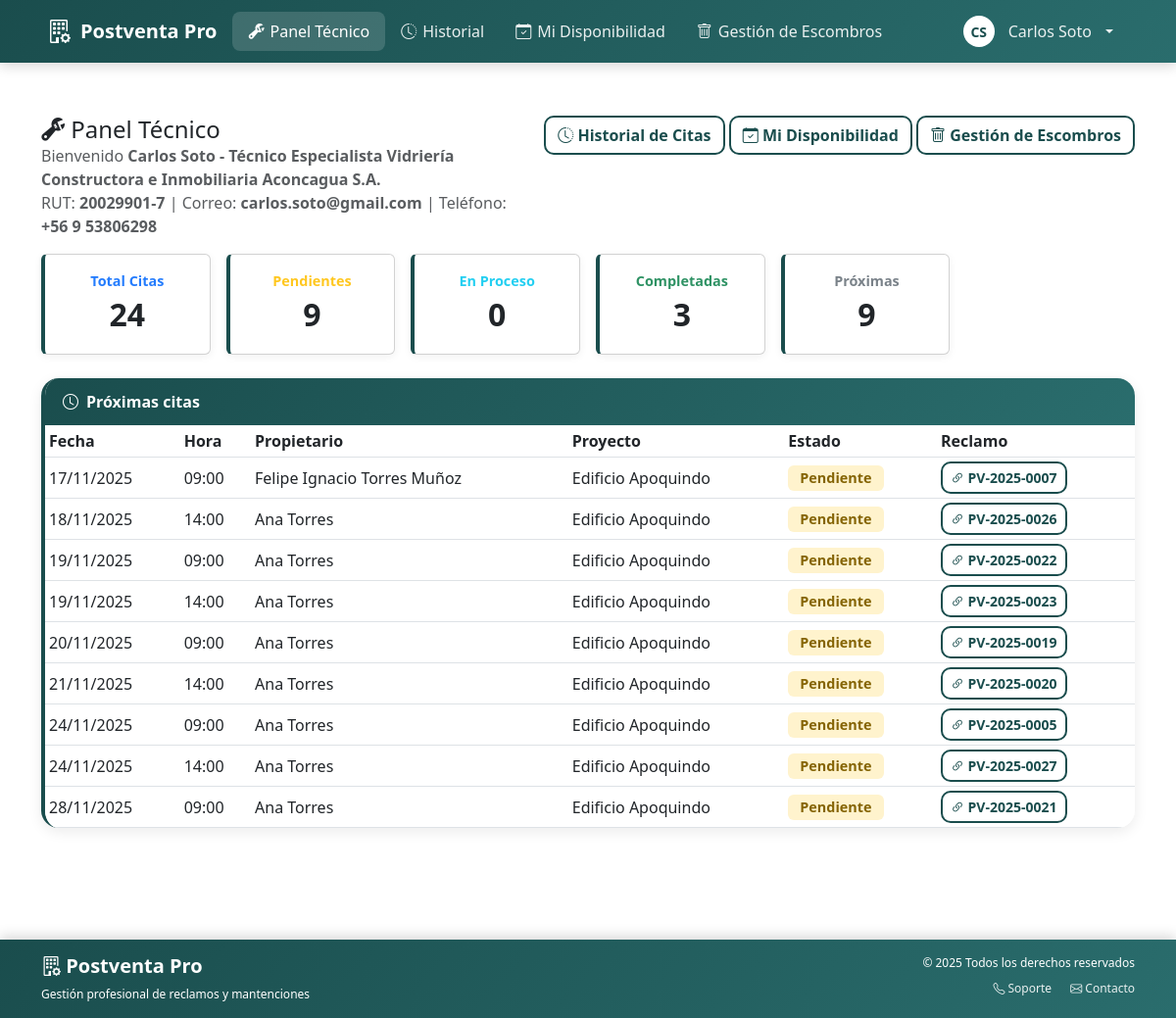
Page /tecnico/dashboard/ (signed in) on the earlier database version.
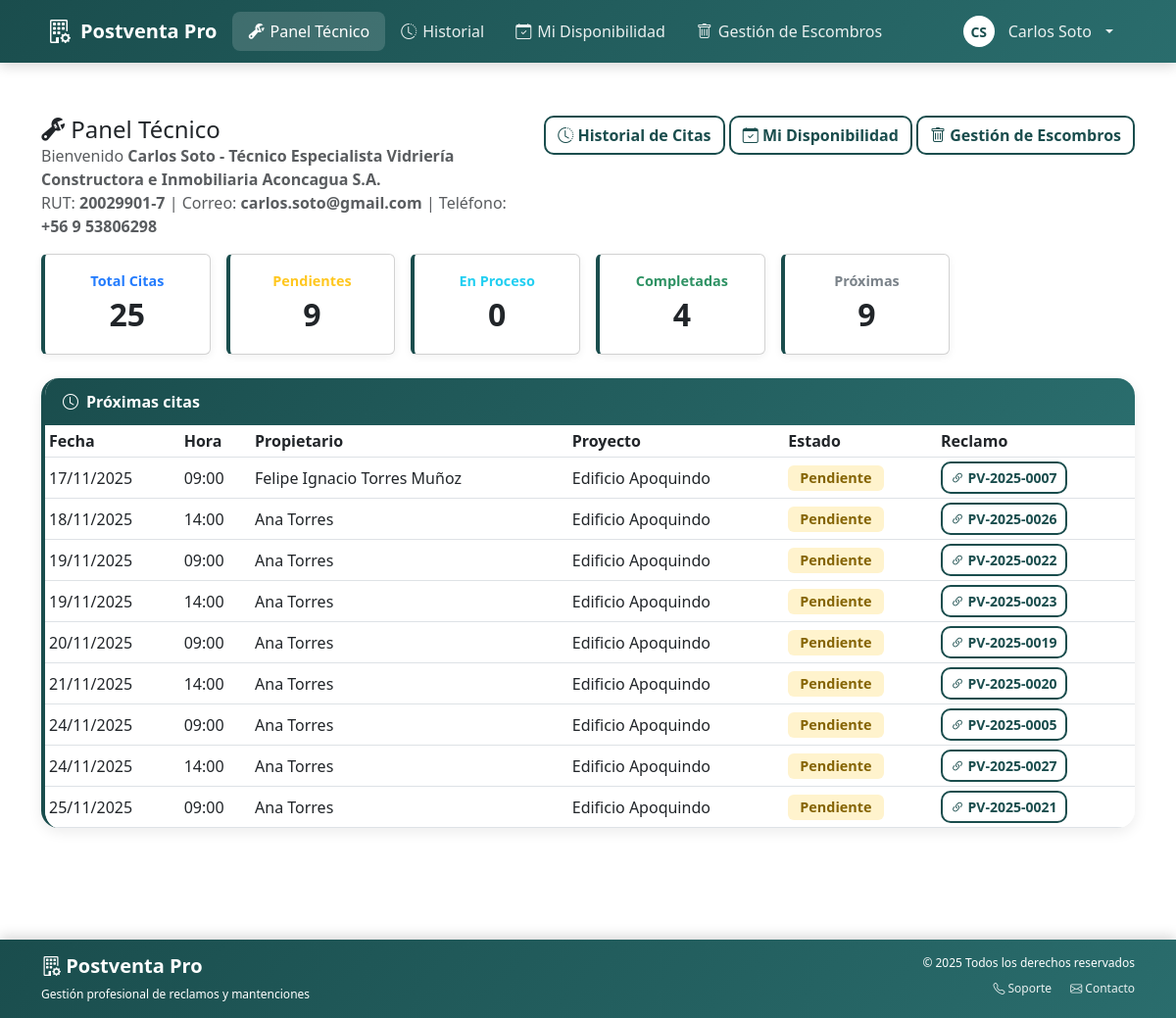
Same page on the later database version.
### postventa_app/models.py (models this page shows, shortened)
class Cita(models.Model):
    id_cita = models.AutoField(primary_key=True)
    id_tecnico = models.ForeignKey(
        Tecnico,
        on_delete=models.CASCADE,
        db_column='id_tecnico',
        related_name='citas',
        null=True,
        blank=True
    )
    id_reclamo = models.ForeignKey(
        Reclamo,
        on_delete=models.CASCADE,
        db_column='id_reclamo',
        related_name='citas',
        null=True,
        blank=True
    )
    id_cliente = models.ForeignKey(
        'Propietario',
        on_delete=models.CASCADE,
        db_column='id_cliente',
        related_name='citas',
        null=True,
        blank=True
    )
    fecha_programada = models.DateTimeField(null=True, blank=True)
    fecha_confirmacion = models.DateTimeField(null=True, blank=True)
    ESTADO_CHOICES = [
        ('pendiente', 'Pendiente'),
        ('confirmada', 'Confirmada'),
        ('en_curso', 'En Curso'),
        ('completada', 'Completada'),
        ('cancelada', 'Cancelada'),
    ]
    estado = models.CharField(max_length=20, null=True, blank=True, choices=ESTADO_CHOICES)
    tipo_cita = models.CharField(max_length=50, null=True, blank=True)
    motivo_reprogramacion = models.TextField(null=True, blank=True)
    recordatorio_enviado = models.BooleanField(default=False)
    duracion_estimada_minutos = models.IntegerField(null=True, blank=True)
    class Meta:
        db_table = 'cita'
        verbose_name = 'Cita'
        verbose_name_plural = 'Citas'

class Propietario(models.Model):
    """
    Representa al propietario de una unidad que realiza reclamos postventa.
    Es el usuario final del sistema.
    """
    TIPO_PROPIETARIO = [
        ('natural', 'Persona Natural'),
        ('juridica', 'Persona Jurídica'),
    ]
    ESTADO_PROPIETARIO = [
        ('activo', 'Activo'),
        ('inactivo', 'Inactivo'),
    ]
    user = models.OneToOneField(User, on_delete=models.CASCADE, related_name='propietario', verbose_name="Usuario del sistema")
    nombre = models.CharField(max_length=120, verbose_name="Nombre completo")
    rut = models.CharField(max_length=12, verbose_name="RUT/DNI")
    tipo_propietario = models.CharField(max_length=10, choices=TIPO_PROPIETARIO, default='natural', verbose_name="Tipo de propietario")
    email = models.EmailField(verbose_name="Correo electrónico")
    telefono = models.CharField(max_length=30, verbose_name="Teléfono")
    telefono_alternativo = models.CharField(max_length=30, blank=True, null=True, verbose_name="Teléfono alternativo")
    direccion = models.CharField(max_length=200, verbose_name="Dirección")
    proyecto = models.ForeignKey('Proyecto', on_delete=models.SET_NULL, null=True, blank=True, related_name='propietarios', verbose_name="Proyecto de vivienda")

class Reclamo(models.Model):
    """
    Entidad central del sistema.
    Gestiona todo el ciclo de vida de un reclamo desde ingreso hasta resolución.
    """
    id_reclamo = models.AutoField(primary_key=True)
    numero_folio = models.CharField(max_length=20, unique=True)
    descripcion = models.TextField(null=True, blank=False)
    resolucion = models.TextField(null=True, blank=True)
    unidad = models.CharField(max_length=50, null=True, blank=True)
    ubicacion_especifica = models.CharField(
        max_length=200,
        null=True,
        blank=True,
        db_column='ubicacion_especifica'
    )
    fecha_ingreso = models.DateTimeField(null=True, blank=True)
    fecha_resolucion = models.DateTimeField(null=True, blank=True)
    fecha_asignacion = models.DateTimeField(null=True, blank=True)
    tiempo_estimado_horas = models.IntegerField(
        null=True,
        blank=True,
        db_column='tiempo_estimado_horas'
    )
    ESTADO_CHOICES = [
        ('ingresado', 'Ingresado'),
        ('asignado', 'Asignado'),
        ('en_ejecucion', 'En Ejecución'),
        ('en_proceso', 'En Proceso'),
        ('completado', 'Completado'),
        ('resuelto', 'Reclamo Resuelto'),
        ('cancelado', 'Cancelado'),
    ]
    estado = models.CharField(max_length=50, choices=ESTADO_CHOICES, default='ingresado')
    prioridad = models.CharField(max_length=20, null=True, blank=True)
    requiere_aprobacion = models.BooleanField(
        default=False,
        db_column='requiere_aprobacion'
    )
    categoria = models.ForeignKey(
        Especialidad,
        on_delete=models.SET_NULL,
        null=True,
        blank=True,
        related_name='reclamos'
    )
    propietario = models.ForeignKey(
        Propietario,
        on_delete=models.CASCADE,
        null=False,
        blank=False,
        related_name='reclamos'
    )
    proyecto = models.ForeignKey(
        Proyecto,
        on_delete=models.CASCADE,
        related_name='reclamos',
        null=False,
        blank=False
    )
    tecnico_asignado = models.ForeignKey(
        'Tecnico',
        on_delete=models.SET_NULL,
        null=True,
        blank=True,
        related_name='reclamos_asignados'
    )
    requiere_retiro_escombros = models.BooleanField(
        default=False,
        verbose_name='Requiere retiro de escombros'
    )
    class Meta:
        db_table = 'reclamo'
        verbose_name = 'Reclamo'
        verbose_name_plural = 'Reclamos'

class Proyecto(models.Model):
    fecha_registro = models.DateTimeField(auto_now_add=True, verbose_name="Fecha de registro")
    """
    Proyectos inmobiliarios.
    """
    id_proyecto = models.AutoField(primary_key=True)
    codigo = models.CharField(max_length=50, unique=True, verbose_name="Código del proyecto", default="")
    nombre = models.CharField(max_length=100)
    direccion = models.TextField(null=True, blank=True)
    tipo_proyecto = models.CharField(max_length=50, null=True, blank=True)
    fecha_inicio = models.DateField(null=True, blank=True, verbose_name="Fecha de inicio")
    fecha_entrega = models.DateField(null=True, blank=True)
    cantidad_unidades = models.IntegerField(null=True, blank=True)
    encargado = models.CharField(max_length=120, blank=True, null=True, verbose_name="Encargado del proyecto")
    telefono_encargado = models.CharField(max_length=30, blank=True, null=True, verbose_name="Teléfono encargado")
    ESTADO_CHOICES = [
        ("entregado", "Entregado"),
        ("garantia", "En Garantía"),
        ("finalizado", "Finalizado"),
    ]
    estado = models.CharField(max_length=20, choices=ESTADO_CHOICES, default="entregado")
    observaciones = models.TextField(blank=True, null=True, verbose_name="Observaciones")
    constructora = models.ForeignKey(
        Constructora,
        on_delete=models.CASCADE,
        related_name='proyectos',
        verbose_name="Constructora",
        null=True,
        blank=True
    )
    class Meta:
        db_table = 'proyecto'
        verbose_name = 'Proyecto'
        verbose_name_plural = 'Proyectos'

### postventa_app/views.py (the view)
# urls.py: path('tecnico/dashboard/', views.dashboard_tecnico, name='dashboard_tecnico'),
@login_required
def dashboard_tecnico(request):
    from datetime import date
    tecnico = get_tecnico_from_user(request.user)
    perfil = None
    if hasattr(request.user, 'perfil'):
        perfil = request.user.perfil
    if not tecnico:
        messages.error(request, 'No se encontró información de técnico asociada a este usuario.')
        return redirect('mis_reclamos')
    total_citas = Cita.objects.filter(id_tecnico=tecnico).count()
    citas_pendientes = Cita.objects.filter(id_tecnico=tecnico, estado='pendiente').count()
    citas_en_proceso = Cita.objects.filter(id_tecnico=tecnico, estado__in=['confirmada', 'en_curso']).count()
    citas_completadas = Cita.objects.filter(id_tecnico=tecnico, estado='completada').count()
    citas_proximas_count = Cita.objects.filter(id_tecnico=tecnico, estado__in=['pendiente', 'confirmada']).count()
    kpi_cards = [
        ("Total Citas", "primary", total_citas),
        ("Pendientes", "warning", citas_pendientes),
        ("En Proceso", "info", citas_en_proceso),
        ("Completadas", "success", citas_completadas),
        ("Próximas", "secondary", citas_proximas_count),
    ]
    proximas_citas_raw = Cita.objects.filter(
        id_tecnico=tecnico,
        estado__in=['pendiente', 'confirmada', 'en_curso']
    ).select_related(
        'id_reclamo',
        'id_cliente',
        'id_reclamo__proyecto'
    ).order_by('fecha_programada')
    proximas_citas = [
        c for c in proximas_citas_raw
        if c.id_reclamo and c.id_reclamo.id_reclamo
    ][:10]
    context = {
        'tecnico': tecnico,
        'perfil': perfil,
        'kpi_cards': kpi_cards,
        'proximas_citas': proximas_citas,
        'today': date.today(),
    }
    return render(request, 'tecnico/dashboard.html', context)

### postventa_app/context_processors.py (called while the page is built)
def tecnico_context(request):
    tecnico = None
    tecnico_iniciales = ''
    user = getattr(request, 'user', None)
    if user and getattr(user, 'is_authenticated', False):
        try:
            tecnico = Tecnico.objects.get(email__iexact=(user.email or ''))
        except Tecnico.DoesNotExist:
            try:
                tecnico = Tecnico.objects.get(rut=user.username)
            except Tecnico.DoesNotExist:
                tecnico = None
        if tecnico and tecnico.nombre:
            partes = tecnico.nombre.strip().split()
            tecnico_iniciales = ''.join([p[0].upper() for p in partes if p])
    return {
        'tecnico': tecnico,
        'tecnico_iniciales': tecnico_iniciales,
    }

### postventa_app/models.py (called while the page is built)
    def __str__(self):
        return self.nombre

### postventa_app/views.py (called while the page is built)
def get_tecnico_from_user(user):
    if not user or not getattr(user, 'is_authenticated', False):
        return None
    try:
        return Tecnico.objects.get(email__iexact=(user.email or ''))
    except Tecnico.DoesNotExist:
        pass
    try:
        return Tecnico.objects.get(rut=user.username)
    except Tecnico.DoesNotExist:
        return None

### postventa_app/templates/tecnico/dashboard.html (shortened to what the changed rows need)
{% extends 'base.html' %}
{% block content %}
<div class="container py-4">
  <div class="row g-3">
    {% for label, color, value in kpi_cards %}
    <div class="col-6 col-md-4 col-lg-2">
      <div class="card kpi-card text-center h-100" style="border-left-color: var(--color-primary);">
        <div class="card-body py-3">
          <div class="kpi-label text-{{ color }}">{{ label }}</div>
          <div class="kpi-value">{{ value }}</div>
        </div>
      </div>
    </div>
    {% endfor %}
  </div>
  <div class="card-custom mt-4">
    <div class="card-body p-0">
      <div class="table-responsive">
        <table class="table table-sm mb-0 align-middle">
          <thead>
            <tr>
              <th>Fecha</th>
              <th>Hora</th>
              <th>Propietario</th>
              <th>Proyecto</th>
              <th>Estado</th>
              <th>Reclamo</th>
            </tr>
          </thead>
          <tbody>
          {% if proximas_citas %}
            {% for c in proximas_citas %}
            <tr>
              <td>{{ c.fecha_programada|date:'d/m/Y' }}</td>
              <td>{{ c.fecha_programada|time:'H:i' }}</td>
              <td>{{ c.id_cliente.nombre }}</td>
              <td>{{ c.id_reclamo.proyecto.nombre }}</td>
              <td>
                {% if c.id_reclamo.estado == 'resuelto' %}
                  <span class="badge" style="background: #d1e7dd; color: #0f5132; font-size: 0.9rem; padding: 6px 12px; font-weight: 600;">
                    ✓ Resuelto
                  </span>
                {% elif c.get_estado_display == 'Pendiente' %}
                  <span class="badge" style="background: #fff3cd; color: #856404; font-size: 0.9rem; padding: 6px 12px; font-weight: 600;">{{ c.get_estado_display }}</span>
                {% elif c.get_estado_display == 'Confirmada' %}
                  <span class="badge" style="background: #cfe2ff; color: #084298; font-size: 0.9rem; padding: 6px 12px; font-weight: 600;">{{ c.get_estado_display }}</span>
                {% elif c.get_estado_display == 'En curso' %}
                  <span class="badge" style="background: #d1ecf1; color: #0c5460; font-size: 0.9rem; padding: 6px 12px; font-weight: 600;">{{ c.get_estado_display }}</span>
                {% elif c.get_estado_display == 'Completada' %}
                  <span class="badge" style="background: #d1e7dd; color: #0f5132; font-size: 0.9rem; padding: 6px 12px; font-weight: 600;">{{ c.get_estado_display }}</span>
                {% else %}
                  <span class="badge bg-light text-dark" style="font-size: 0.9rem; padding: 6px 12px; font-weight: 600;">{{ c.get_estado_display }}</span>
                {% endif %}
              </td>
              <td>
                <a href="{% url 'tecnico_detalle_reclamo' c.id_reclamo.id_reclamo %}" class="btn btn-sm btn-outline-primary">
                  <i class="bi bi-link-45deg"></i> {{ c.id_reclamo.numero_folio }}
                </a>
              </td>
            </tr>
            {% endfor %}
          {% else %}
            <tr><td colspan="6" class="text-center text-muted py-4">No hay citas próximas</td></tr>
          {% endif %}
          </tbody>
        </table>
      </div>
    </div>
  </div>
</div>
{% endblock %}

Differences in the rows shown:
no longer on this page (row edited): Cita: fecha_programada "28/11/2025", fecha_programada "09:00", id_cliente.nombre "Ana Torres", id_reclamo.proyecto.nombre "Edificio Apoquindo", estado "Pendiente", id_reclamo.numero_folio "PV-2025-0021"
added Cita: fecha_programada "25/11/2025", fecha_programada "09:00", id_cliente.nombre "Ana Torres", id_reclamo.proyecto.nombre "Edificio Apoquindo", estado "Pendiente", id_reclamo.numero_folio "PV-2025-0021"
Other differences:
new list line: "Total Citas 25"
new list line: "Completadas 4"
list line gone: "Total Citas 24"
list line gone: "Completadas 3"
